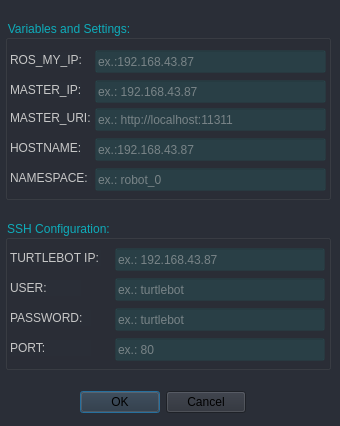
<?xml version="1.0" encoding="UTF-8"?>
<ui version="4.0">
 <class>robotThreeConfig</class>
 <widget class="QDialog" name="robotThreeConfig">
  <property name="geometry">
   <rect>
    <x>0</x>
    <y>0</y>
    <width>340</width>
    <height>426</height>
   </rect>
  </property>
  <property name="minimumSize">
   <size>
    <width>340</width>
    <height>426</height>
   </size>
  </property>
  <property name="maximumSize">
   <size>
    <width>340</width>
    <height>426</height>
   </size>
  </property>
  <property name="windowTitle">
   <string>Settings (TB3)</string>
  </property>
  <property name="windowIcon">
   <iconset resource="../../../images/vectors/vectors.qrc">
    <normaloff>:/vectors/Conection.png</normaloff>:/vectors/Conection.png</iconset>
  </property>
  <property name="styleSheet">
   <string notr="true">background: #2A2E37;</string>
  </property>
  <widget class="QGroupBox" name="settingsTB3">
   <property name="geometry">
    <rect>
     <x>5</x>
     <y>20</y>
     <width>326</width>
     <height>180</height>
    </rect>
   </property>
   <property name="minimumSize">
    <size>
     <width>320</width>
     <height>140</height>
    </size>
   </property>
   <property name="styleSheet">
    <string notr="true">color: rgb(14, 172, 186);</string>
   </property>
   <property name="title">
    <string>Variables and Settings:</string>
   </property>
   <widget class="QLineEdit" name="ros_TB3_IP">
    <property name="geometry">
     <rect>
      <x>90</x>
      <y>30</y>
      <width>231</width>
      <height>23</height>
     </rect>
    </property>
    <property name="styleSheet">
     <string notr="true">background: rgba(29, 222, 216, 0.1);
color: rgb(199, 199, 199);</string>
    </property>
    <property name="dragEnabled">
     <bool>false</bool>
    </property>
    <property name="placeholderText">
     <string>ex.:192.168.43.87</string>
    </property>
   </widget>
   <widget class="QLineEdit" name="ros_Master_IP">
    <property name="geometry">
     <rect>
      <x>90</x>
      <y>60</y>
      <width>231</width>
      <height>23</height>
     </rect>
    </property>
    <property name="styleSheet">
     <string notr="true">color: rgb(199, 199, 199);
background: rgba(29, 222, 216, 0.1);</string>
    </property>
    <property name="placeholderText">
     <string>ex.: 192.168.43.87</string>
    </property>
   </widget>
   <widget class="QLineEdit" name="ros_TB3_Hostname">
    <property name="geometry">
     <rect>
      <x>90</x>
      <y>118</y>
      <width>231</width>
      <height>23</height>
     </rect>
    </property>
    <property name="styleSheet">
     <string notr="true">background: rgba(29, 222, 216, 0.1);
color: rgb(199, 199, 199);</string>
    </property>
    <property name="placeholderText">
     <string>ex.:192.168.43.87</string>
    </property>
   </widget>
   <widget class="QLineEdit" name="ros_TB3_Namespace">
    <property name="geometry">
     <rect>
      <x>90</x>
      <y>148</y>
      <width>231</width>
      <height>23</height>
     </rect>
    </property>
    <property name="styleSheet">
     <string notr="true">background: rgba(29, 222, 216, 0.1);
color: rgb(199, 199, 199);</string>
    </property>
    <property name="placeholderText">
     <string>ex.: robot_0</string>
    </property>
   </widget>
   <widget class="QLabel" name="my_IP_TB3_Label">
    <property name="geometry">
     <rect>
      <x>5</x>
      <y>32</y>
      <width>71</width>
      <height>16</height>
     </rect>
    </property>
    <property name="styleSheet">
     <string notr="true">color: rgb(199, 199, 199);</string>
    </property>
    <property name="text">
     <string>ROS_MY_IP:</string>
    </property>
    <property name="buddy">
     <cstring>ros_TB3_IP</cstring>
    </property>
   </widget>
   <widget class="QLabel" name="master_IP_TB3_Label">
    <property name="geometry">
     <rect>
      <x>5</x>
      <y>62</y>
      <width>71</width>
      <height>16</height>
     </rect>
    </property>
    <property name="styleSheet">
     <string notr="true">color: rgb(199, 199, 199);</string>
    </property>
    <property name="text">
     <string>MASTER_IP:</string>
    </property>
    <property name="buddy">
     <cstring>ros_Master_IP</cstring>
    </property>
   </widget>
   <widget class="QLabel" name="hostname_TB3_Label">
    <property name="geometry">
     <rect>
      <x>5</x>
      <y>120</y>
      <width>71</width>
      <height>16</height>
     </rect>
    </property>
    <property name="styleSheet">
     <string notr="true">color: rgb(199, 199, 199);</string>
    </property>
    <property name="text">
     <string>HOSTNAME:</string>
    </property>
    <property name="buddy">
     <cstring>ros_TB3_Hostname</cstring>
    </property>
   </widget>
   <widget class="QLabel" name="namespace_TB3_Label">
    <property name="geometry">
     <rect>
      <x>5</x>
      <y>150</y>
      <width>81</width>
      <height>16</height>
     </rect>
    </property>
    <property name="styleSheet">
     <string notr="true">color: rgb(199, 199, 199);</string>
    </property>
    <property name="text">
     <string>NAMESPACE:</string>
    </property>
    <property name="buddy">
     <cstring>ros_TB3_Namespace</cstring>
    </property>
   </widget>
   <widget class="QLabel" name="master_URI_TB3_Label">
    <property name="geometry">
     <rect>
      <x>5</x>
      <y>90</y>
      <width>81</width>
      <height>16</height>
     </rect>
    </property>
    <property name="styleSheet">
     <string notr="true">color: rgb(199, 199, 199);</string>
    </property>
    <property name="text">
     <string>MASTER_URI:</string>
    </property>
    <property name="buddy">
     <cstring>ros_Master_URI</cstring>
    </property>
   </widget>
   <widget class="QLineEdit" name="ros_Master_URI">
    <property name="geometry">
     <rect>
      <x>90</x>
      <y>88</y>
      <width>231</width>
      <height>23</height>
     </rect>
    </property>
    <property name="styleSheet">
     <string notr="true">background: rgba(29, 222, 216, 0.1);
color: rgb(199, 199, 199);</string>
    </property>
    <property name="placeholderText">
     <string>ex.: http://localhost:11311</string>
    </property>
   </widget>
  </widget>
  <widget class="QGroupBox" name="sshTB3">
   <property name="geometry">
    <rect>
     <x>5</x>
     <y>220</y>
     <width>326</width>
     <height>150</height>
    </rect>
   </property>
   <property name="styleSheet">
    <string notr="true">color: rgb(14, 172, 186);</string>
   </property>
   <property name="title">
    <string>SSH Configuration:</string>
   </property>
   <widget class="QLineEdit" name="ssh_TB3_User">
    <property name="geometry">
     <rect>
      <x>110</x>
      <y>58</y>
      <width>210</width>
      <height>23</height>
     </rect>
    </property>
    <property name="styleSheet">
     <string notr="true">background: rgba(29, 222, 216, 0.1);
color: rgb(199, 199, 199);</string>
    </property>
    <property name="placeholderText">
     <string>ex.: turtlebot</string>
    </property>
   </widget>
   <widget class="QLineEdit" name="ssh_TB3_Password">
    <property name="geometry">
     <rect>
      <x>110</x>
      <y>88</y>
      <width>210</width>
      <height>23</height>
     </rect>
    </property>
    <property name="styleSheet">
     <string notr="true">background: rgba(29, 222, 216, 0.1);
color: rgb(199, 199, 199);</string>
    </property>
    <property name="echoMode">
     <enum>QLineEdit::PasswordEchoOnEdit</enum>
    </property>
    <property name="placeholderText">
     <string>ex.: turtlebot</string>
    </property>
   </widget>
   <widget class="QLabel" name="ssh_Port_TB3_Label">
    <property name="geometry">
     <rect>
      <x>5</x>
      <y>120</y>
      <width>81</width>
      <height>16</height>
     </rect>
    </property>
    <property name="styleSheet">
     <string notr="true">color: rgb(199, 199, 199);</string>
    </property>
    <property name="text">
     <string>PORT:</string>
    </property>
    <property name="buddy">
     <cstring>ssh_TB3_Port</cstring>
    </property>
   </widget>
   <widget class="QLineEdit" name="ssh_TB3_Port">
    <property name="geometry">
     <rect>
      <x>110</x>
      <y>118</y>
      <width>210</width>
      <height>23</height>
     </rect>
    </property>
    <property name="styleSheet">
     <string notr="true">background: rgba(29, 222, 216, 0.1);
color: rgb(199, 199, 199);</string>
    </property>
    <property name="echoMode">
     <enum>QLineEdit::PasswordEchoOnEdit</enum>
    </property>
    <property name="placeholderText">
     <string>ex.: 80</string>
    </property>
   </widget>
   <widget class="QLabel" name="ssh_User_TB3_Label">
    <property name="geometry">
     <rect>
      <x>5</x>
      <y>60</y>
      <width>71</width>
      <height>16</height>
     </rect>
    </property>
    <property name="styleSheet">
     <string notr="true">color: rgb(199, 199, 199);</string>
    </property>
    <property name="text">
     <string>USER:</string>
    </property>
    <property name="buddy">
     <cstring>ssh_TB3_User</cstring>
    </property>
   </widget>
   <widget class="QLineEdit" name="ssh_TB3_IP">
    <property name="geometry">
     <rect>
      <x>110</x>
      <y>28</y>
      <width>210</width>
      <height>23</height>
     </rect>
    </property>
    <property name="styleSheet">
     <string notr="true">background: rgba(29, 222, 216, 0.1);
color: rgb(199, 199, 199);</string>
    </property>
    <property name="placeholderText">
     <string>ex.: 192.168.43.87</string>
    </property>
   </widget>
   <widget class="QLabel" name="ssh_Password_TB3_Label">
    <property name="geometry">
     <rect>
      <x>5</x>
      <y>90</y>
      <width>81</width>
      <height>16</height>
     </rect>
    </property>
    <property name="styleSheet">
     <string notr="true">color: rgb(199, 199, 199);</string>
    </property>
    <property name="text">
     <string>PASSWORD:</string>
    </property>
    <property name="buddy">
     <cstring>ssh_TB3_Password</cstring>
    </property>
   </widget>
   <widget class="QLabel" name="ssh_TB3_IP_Label">
    <property name="geometry">
     <rect>
      <x>5</x>
      <y>30</y>
      <width>91</width>
      <height>16</height>
     </rect>
    </property>
    <property name="styleSheet">
     <string notr="true">color: rgb(199, 199, 199);</string>
    </property>
    <property name="text">
     <string>TURTLEBOT IP:</string>
    </property>
    <property name="buddy">
     <cstring>ssh_TB3_IP</cstring>
    </property>
   </widget>
  </widget>
  <widget class="QDialogButtonBox" name="buttons_Config_TB3">
   <property name="geometry">
    <rect>
     <x>80</x>
     <y>390</y>
     <width>166</width>
     <height>24</height>
    </rect>
   </property>
   <property name="standardButtons">
    <set>QDialogButtonBox::Cancel|QDialogButtonBox::Ok</set>
   </property>
  </widget>
 </widget>
 <resources>
  <include location="../../../images/vectors/vectors.qrc"/>
 </resources>
 <connections>
  <connection>
   <sender>buttons_Config_TB3</sender>
   <signal>accepted()</signal>
   <receiver>ssh_TB3_Port</receiver>
   <slot>copy()</slot>
   <hints>
    <hint type="sourcelabel">
     <x>199</x>
     <y>400</y>
    </hint>
    <hint type="destinationlabel">
     <x>236</x>
     <y>347</y>
    </hint>
   </hints>
  </connection>
  <connection>
   <sender>buttons_Config_TB3</sender>
   <signal>accepted()</signal>
   <receiver>ssh_TB3_Password</receiver>
   <slot>copy()</slot>
   <hints>
    <hint type="sourcelabel">
     <x>211</x>
     <y>400</y>
    </hint>
    <hint type="destinationlabel">
     <x>217</x>
     <y>312</y>
    </hint>
   </hints>
  </connection>
  <connection>
   <sender>buttons_Config_TB3</sender>
   <signal>accepted()</signal>
   <receiver>ssh_TB3_User</receiver>
   <slot>copy()</slot>
   <hints>
    <hint type="sourcelabel">
     <x>188</x>
     <y>398</y>
    </hint>
    <hint type="destinationlabel">
     <x>198</x>
     <y>288</y>
    </hint>
   </hints>
  </connection>
  <connection>
   <sender>buttons_Config_TB3</sender>
   <signal>accepted()</signal>
   <receiver>ssh_TB3_IP</receiver>
   <slot>copy()</slot>
   <hints>
    <hint type="sourcelabel">
     <x>182</x>
     <y>398</y>
    </hint>
    <hint type="destinationlabel">
     <x>184</x>
     <y>262</y>
    </hint>
   </hints>
  </connection>
  <connection>
   <sender>buttons_Config_TB3</sender>
   <signal>accepted()</signal>
   <receiver>ros_TB3_Namespace</receiver>
   <slot>copy()</slot>
   <hints>
    <hint type="sourcelabel">
     <x>170</x>
     <y>401</y>
    </hint>
    <hint type="destinationlabel">
     <x>182</x>
     <y>175</y>
    </hint>
   </hints>
  </connection>
  <connection>
   <sender>buttons_Config_TB3</sender>
   <signal>accepted()</signal>
   <receiver>ros_TB3_Hostname</receiver>
   <slot>copy()</slot>
   <hints>
    <hint type="sourcelabel">
     <x>228</x>
     <y>390</y>
    </hint>
    <hint type="destinationlabel">
     <x>228</x>
     <y>144</y>
    </hint>
   </hints>
  </connection>
  <connection>
   <sender>buttons_Config_TB3</sender>
   <signal>accepted()</signal>
   <receiver>ros_Master_URI</receiver>
   <slot>copy()</slot>
   <hints>
    <hint type="sourcelabel">
     <x>172</x>
     <y>402</y>
    </hint>
    <hint type="destinationlabel">
     <x>171</x>
     <y>114</y>
    </hint>
   </hints>
  </connection>
  <connection>
   <sender>buttons_Config_TB3</sender>
   <signal>accepted()</signal>
   <receiver>ros_Master_IP</receiver>
   <slot>copy()</slot>
   <hints>
    <hint type="sourcelabel">
     <x>179</x>
     <y>403</y>
    </hint>
    <hint type="destinationlabel">
     <x>191</x>
     <y>87</y>
    </hint>
   </hints>
  </connection>
  <connection>
   <sender>buttons_Config_TB3</sender>
   <signal>accepted()</signal>
   <receiver>ros_TB3_IP</receiver>
   <slot>copy()</slot>
   <hints>
    <hint type="sourcelabel">
     <x>210</x>
     <y>398</y>
    </hint>
    <hint type="destinationlabel">
     <x>215</x>
     <y>67</y>
    </hint>
   </hints>
  </connection>
 </connections>
</ui>
